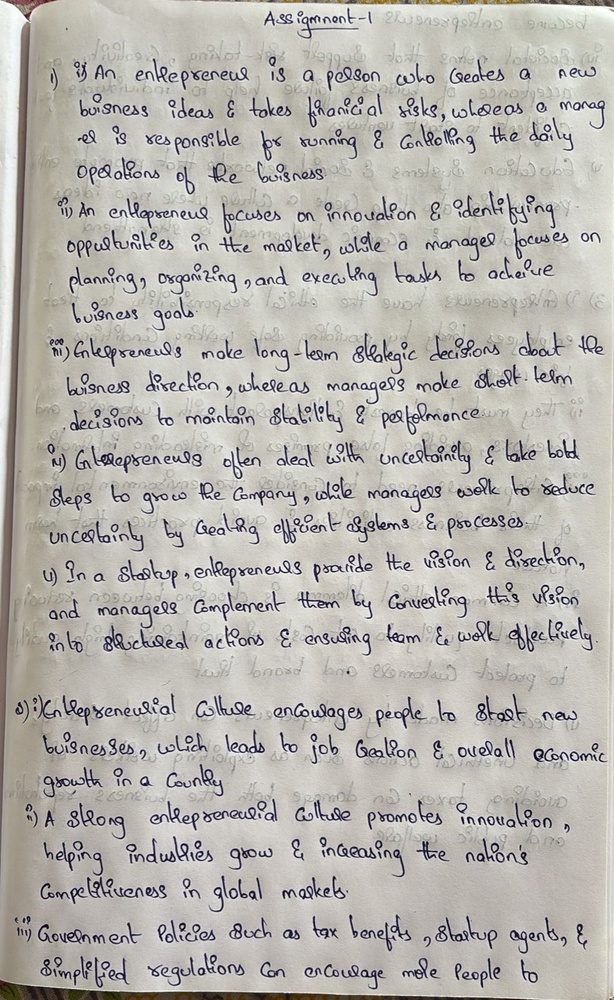
#> input picture ocr_tests/samples/blue_ink/charumathi.jpeg, 614 x 1000 px, shrunk from 982 x 1599 before the run
$ python -i pipeline.py   (imports and definitions only)
#> lines starting #> are read from the running program, lines starting #| are printed output that depends on the picture; after the words box and inside, x2 and y2 are one past the last pixel; in counts of white or black regions, pixels touching at a corner belong together
import os

import cv2
import numpy as np

from app.core.exceptions import (
    CorruptedImageError,
    ImageTooLargeError,
    InvalidImageError
)


class ImageProcessingPipeline:
    """
    INK AI image-processing pipeline.

    Main pipeline:

        Load
          ↓
        Validate
          ↓
        Auto Brightness
          ↓
        Auto Contrast
          ↓
        Perspective Correction
          ↓
        Deskew
          ↓
        Noise Removal
          ↓
        Shadow Removal
          ↓
        Background Cleaning
          ↓
        Sharpen
          ↓
        Threshold
          ↓
        Save

    Edge detection and line detection are auxiliary
    operations used for document analysis.
    """

    def __init__(self, options=None):
        self.options = options

    # =========================================================
    # STEP 5 — LOAD IMAGE
    # =========================================================

    def load_image(self, input_path):
        """
        Load an image from disk.

        Raises a specific error when the file cannot
        be found or decoded.
        """

        if not input_path or not os.path.isfile(
            input_path
        ):
            raise InvalidImageError(
                "Unable to process image."
            )

        image = cv2.imread(
            input_path
        )

        if image is None:
            raise CorruptedImageError(
                "This image appears to be corrupted."
            )

        return image

    # =========================================================
    # IMAGE VALIDATION
    # =========================================================

    def validate_image(self, image):
        """
        Validate image dimensions and resolution.

        Raises a specific error when the image is invalid
        or exceeds the maximum allowed resolution.
        """

        if image is None:
            raise InvalidImageError(
                "Unable to process image."
            )

        if image.size == 0:
            raise InvalidImageError(
                "Unable to process image."
            )

        if len(image.shape) < 2:
            raise InvalidImageError(
                "Unable to process image."
            )

        height, width = image.shape[:2]

        if height < 10 or width < 10:
            raise InvalidImageError(
                "Unable to process image."
            )

        # ---------------------------------------------
        # Maximum image resolution
        # ---------------------------------------------

        max_pixels = 40_000_000

        if height * width > max_pixels:
            raise ImageTooLargeError(
                "Image resolution is too large."
            )

        return image

    # =========================================================
    # STEP 8 — GRAYSCALE
    # =========================================================

    def grayscale(self, image):
        """
        Convert BGR image to grayscale.
        """

        if image is None:
            raise ValueError(
                "Cannot convert an empty image to grayscale."
            )

        if len(image.shape) == 2:
            return image

        return cv2.cvtColor(
            image,
            cv2.COLOR_BGR2GRAY
        )

    # =========================================================
    # STEP 6 — AUTO BRIGHTNESS
    # =========================================================

    def auto_brightness(self, image):
        """
        Automatically normalize brightness using LAB
        luminance.
        """

        if image is None:
            raise ValueError(
                "Cannot adjust brightness of an empty image."
            )

        if len(image.shape) == 2:

            mean_brightness = float(
                np.mean(image)
            )

            target = 145.0

            adjustment = (
                target -
                mean_brightness
            )

            if abs(adjustment) < 10:
                return image

            adjustment = float(
                np.clip(
                    adjustment,
                    -35,
                    35
                )
            )

            adjusted = (
                image.astype(np.float32)
                + adjustment
            )

            return np.clip(
                adjusted,
                0,
                255
            ).astype(np.uint8)

        lab = cv2.cvtColor(
            image,
            cv2.COLOR_BGR2LAB
        )

        l_channel, a_channel, b_channel = cv2.split(
            lab
        )

        mean_luminance = float(
            np.mean(l_channel)
        )

        target_luminance = 145.0

        adjustment = (
            target_luminance -
            mean_luminance
        )

        if abs(adjustment) < 10:
            return image

        adjustment = float(
            np.clip(
                adjustment,
                -35,
                35
            )
        )

        adjusted_l = (
            l_channel.astype(np.float32)
            + adjustment
        )

        adjusted_l = np.clip(
            adjusted_l,
            0,
            255
        ).astype(np.uint8)

        adjusted_lab = cv2.merge(
            [
                adjusted_l,
                a_channel,
                b_channel
            ]
        )

        return cv2.cvtColor(
            adjusted_lab,
            cv2.COLOR_LAB2BGR
        )

    # =========================================================
    # STEP 7 — AUTO CONTRAST
    # =========================================================

    def auto_contrast(self, image):
        """
        Improve local contrast using CLAHE.
        """

        if image is None:
            raise ValueError(
                "Cannot adjust contrast of an empty image."
            )

        clahe = cv2.createCLAHE(
            clipLimit=2.0,
            tileGridSize=(8, 8)
        )

        if len(image.shape) == 2:
            return clahe.apply(image)

        lab = cv2.cvtColor(
            image,
            cv2.COLOR_BGR2LAB
        )

        l_channel, a_channel, b_channel = cv2.split(
            lab
        )

        enhanced_l = clahe.apply(
            l_channel
        )

        enhanced_lab = cv2.merge(
            [
                enhanced_l,
                a_channel,
                b_channel
            ]
        )

        return cv2.cvtColor(
            enhanced_lab,
            cv2.COLOR_LAB2BGR
        )

    # =========================================================
    # STEP 9 — PERSPECTIVE CORRECTION
    # =========================================================

    def perspective_correction(self, image):
        """
        Detect a page-like contour and correct perspective.
        """

        if image is None:
            raise ValueError(
                "Cannot correct perspective of an empty image."
            )

        original = image.copy()

        edges = self.edge_detection(
            image
        )

        contours, _ = cv2.findContours(
            edges,
            cv2.RETR_LIST,
            cv2.CHAIN_APPROX_SIMPLE
        )

        if not contours:
            return original

        contours = sorted(
            contours,
            key=cv2.contourArea,
            reverse=True
        )

        image_area = (
            image.shape[0] *
            image.shape[1]
        )

        page_contour = None

        for contour in contours[:20]:

            area = cv2.contourArea(
                contour
            )

            if area < image_area * 0.20:
                continue

            perimeter = cv2.arcLength(
                contour,
                True
            )

            approximation = cv2.approxPolyDP(
                contour,
                0.02 * perimeter,
                True
            )

            if len(approximation) == 4:
                page_contour = approximation
                break

        if page_contour is None:
            return original

        points = page_contour.reshape(
            4,
            2
        ).astype(np.float32)

        ordered_points = self._order_points(
            points
        )

        (
            top_left,
            top_right,
            bottom_right,
            bottom_left
        ) = ordered_points

        width_top = np.linalg.norm(
            top_right - top_left
        )

        width_bottom = np.linalg.norm(
            bottom_right - bottom_left
        )

        max_width = int(
            max(
                width_top,
                width_bottom
            )
        )

        height_left = np.linalg.norm(
            bottom_left - top_left
        )

        height_right = np.linalg.norm(
            bottom_right - top_right
        )

        max_height = int(
            max(
                height_left,
                height_right
            )
        )

        if max_width <= 0 or max_height <= 0:
            return original

        destination = np.array(
            [
                [0, 0],
                [max_width - 1, 0],
                [
                    max_width - 1,
                    max_height - 1
                ],
                [0, max_height - 1]
            ],
            dtype=np.float32
        )

        matrix = cv2.getPerspectiveTransform(
            ordered_points,
            destination
        )

        return cv2.warpPerspective(
            image,
            matrix,
            (
                max_width,
                max_height
            )
        )

    # =========================================================
    # PERSPECTIVE HELPER
    # =========================================================

    # [45 lines left out: function _order_points, not called in this run]

    # =========================================================
    # STEP 10 — DESKEW
    # =========================================================

    def deskew(self, image):
        """
        Correct dominant text rotation.
        """

        if image is None:
            raise ValueError(
                "Cannot deskew an empty image."
            )

        gray = self.grayscale(
            image
        )

        blurred = cv2.GaussianBlur(
            gray,
            (3, 3),
            0
        )

        _, binary = cv2.threshold(
            blurred,
            0,
            255,
            cv2.THRESH_BINARY_INV +
            cv2.THRESH_OTSU
        )

        kernel = cv2.getStructuringElement(
            cv2.MORPH_RECT,
            (3, 3)
        )

        binary = cv2.morphologyEx(
            binary,
            cv2.MORPH_OPEN,
            kernel,
            iterations=1
        )

        coordinates = np.column_stack(
            np.where(binary > 0)
        )

        if len(coordinates) < 50:
            return image

        points = np.column_stack(
            (
                coordinates[:, 1],
                coordinates[:, 0]
            )
        ).astype(np.float32)

        rect = cv2.minAreaRect(
            points
        )

        angle = rect[-1]

        if angle < -45:
            angle = 90 + angle

        if abs(angle) < 0.5:
            return image

        if abs(angle) > 15:
            return image

        height, width = image.shape[:2]

        center = (
            width // 2,
            height // 2
        )

        rotation_matrix = cv2.getRotationMatrix2D(
            center,
            angle,
            1.0
        )

        cos = abs(
            rotation_matrix[0, 0]
        )

        sin = abs(
            rotation_matrix[0, 1]
        )

        new_width = int(
            (height * sin) +
            (width * cos)
        )

        new_height = int(
            (height * cos) +
            (width * sin)
        )

        rotation_matrix[0, 2] += (
            new_width / 2
        ) - center[0]

        rotation_matrix[1, 2] += (
            new_height / 2
        ) - center[1]

        return cv2.warpAffine(
            image,
            rotation_matrix,
            (
                new_width,
                new_height
            ),
            flags=cv2.INTER_CUBIC,
            borderMode=cv2.BORDER_CONSTANT,
            borderValue=(255, 255, 255)
        )

    # =========================================================
    # STEP 11 — NOISE REMOVAL
    # =========================================================

    def noise_removal(self, image):
        """
        Mild noise removal.
        """

        if image is None:
            raise ValueError(
                "Cannot remove noise from an empty image."
            )

        return cv2.medianBlur(
            image,
            3
        )

    # =========================================================
    # STEP 12 — SHADOW REMOVAL
    # =========================================================

    def shadow_removal(self, image):
        """
        Normalize uneven illumination.
        """

        if image is None:
            raise ValueError(
                "Cannot remove shadows from an empty image."
            )

        gray = self.grayscale(
            image
        )

        kernel = cv2.getStructuringElement(
            cv2.MORPH_ELLIPSE,
            (21, 21)
        )

        background = cv2.morphologyEx(
            gray,
            cv2.MORPH_CLOSE,
            kernel
        )

        normalized = cv2.divide(
            gray,
            background,
            scale=255
        )

        return cv2.GaussianBlur(
            normalized,
            (3, 3),
            0
        )

    # =========================================================
    # STEP 13 — BACKGROUND CLEANING
    # =========================================================

    def background_cleaning(self, image):
        """
        Reduce paper/background variation.
        """

        if image is None:
            raise ValueError(
                "Cannot clean an empty image."
            )

        gray = self.grayscale(
            image
        )

        kernel = cv2.getStructuringElement(
            cv2.MORPH_RECT,
            (15, 15)
        )

        background = cv2.morphologyEx(
            gray,
            cv2.MORPH_OPEN,
            kernel
        )

        cleaned = cv2.subtract(
            background,
            gray
        )

        cleaned = cv2.normalize(
            cleaned,
            None,
            0,
            255,
            cv2.NORM_MINMAX
        )

        return cv2.bitwise_not(
            cleaned
        )

    # =========================================================
    # STEP 14 — SHARPEN
    # =========================================================

    def sharpen(self, image):
        """
        Controlled unsharp masking.
        """

        if image is None:
            raise ValueError(
                "Cannot sharpen an empty image."
            )

        blurred = cv2.GaussianBlur(
            image,
            (0, 0),
            sigmaX=1.0
        )

        return cv2.addWeighted(
            image,
            1.5,
            blurred,
            -0.5,
            0
        )

    # =========================================================
    # STEP 15 — THRESHOLD
    # =========================================================

    def threshold(self, image):
        """
        Adaptive thresholding for handwriting photographs.
        """

        if image is None:
            raise ValueError(
                "Cannot threshold an empty image."
            )

        gray = self.grayscale(
            image
        )

        blurred = cv2.GaussianBlur(
            gray,
            (3, 3),
            0
        )

        return cv2.adaptiveThreshold(
            blurred,
            255,
            cv2.ADAPTIVE_THRESH_GAUSSIAN_C,
            cv2.THRESH_BINARY,
            31,
            11
        )

    # =========================================================
    # STEP 16 — EDGE DETECTION
    # =========================================================

    def edge_detection(self, image):
        """
        Detect edges using Canny.

        This is an intermediate representation and should
        not normally be sent directly to OCR.
        """

        if image is None:
            raise ValueError(
                "Cannot detect edges in an empty image."
            )

        gray = self.grayscale(
            image
        )

        blurred = cv2.GaussianBlur(
            gray,
            (5, 5),
            0
        )

        edges = cv2.Canny(
            blurred,
            50,
            150
        )

        return edges

    # =========================================================
    # STEP 17 — LINE DETECTION
    # =========================================================

    # [131 lines left out: function detect_text_lines, not called in this run]

    # =========================================================
    # SAVE IMAGE
    # =========================================================

    def save_image(self, image, output_path):
        """
        Save processed image.
        """

        if image is None:
            raise ValueError(
                "Cannot save an empty image."
            )

        success = cv2.imwrite(
            output_path,
            image
        )

        if not success:
            raise ValueError(
                f"Unable to save processed image: "
                f"{output_path}"
            )

        return output_path

    # =========================================================
    # COMPLETE PIPELINE
    # =========================================================

    def process_image(
        self,
        input_path,
        output_path
    ):
        """
        Execute the complete processing pipeline.
        """

        image = self.load_image(
            input_path
        )
#> in load_image, image is the input picture: shape (1000, 614, 3); mean B, G, R 175.2, 180.6, 183.3

        image = self.validate_image(
            image
        )

        if self._enabled(
            "auto_brightness"
        ):
            image = self.auto_brightness(
                image
            )
#> in auto_brightness, `l_channel, a_channel, b_channel = cv2.split( lab )`:
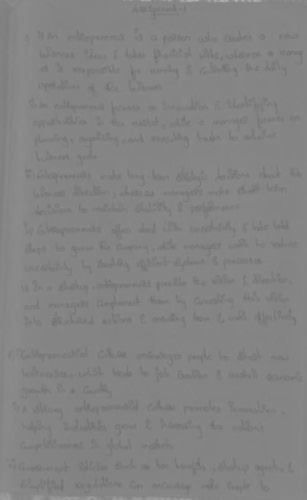
#> b_channel: shape (1000, 614) (shown at 1/2 size); min 107, max 183, mean 131.1
#> in auto_brightness, `mean_luminance = float( np.mean(l_channel) )`: mean_luminance = 186.8
#> in auto_brightness, `adjustment = ( target_luminance - mean_luminance )`: adjustment = -41.76
#> in auto_brightness, `adjustment = float( np.clip( adjustment, -35, 35 ) )`: adjustment = -35
#> in auto_brightness, `adjusted_l = np.clip( adjusted_l, 0, 255 ).astype(np.uint8)`:
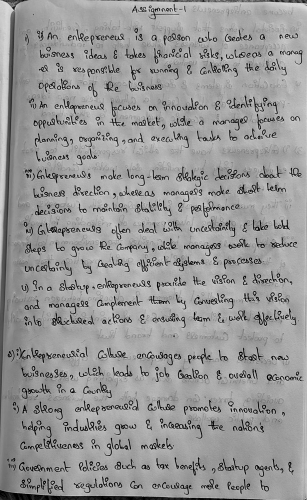
#> adjusted_l: shape (1000, 614) (shown at 1/2 size); min 0, max 220, mean 152

        if self._enabled(
            "auto_contrast"
        ):
            image = self.auto_contrast(
                image
            )
#> in auto_contrast, `return cv2.cvtColor( enhanced_lab, cv2.COLOR_LAB2BGR )`:
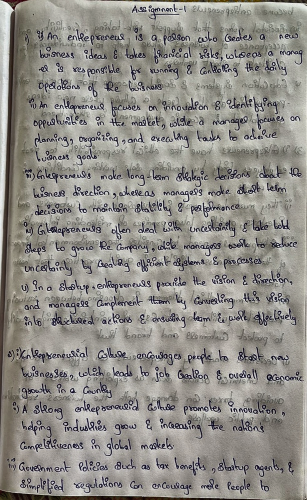
#> returned value: shape (1000, 614, 3) (shown at 1/2 size); mean B, G, R 137.1, 142.4, 144.9

        if self._enabled(
            "perspective"
        ):
            image = self.perspective_correction(
                image
            )
#> in edge_detection, `blurred = cv2.GaussianBlur( gray, (5, 5), 0 )`:
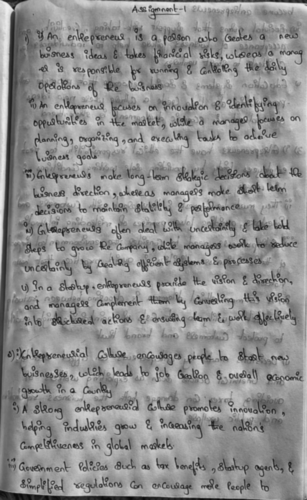
#> blurred: shape (1000, 614) (shown at 1/2 size); min 6, max 239, mean 142.6
#> in edge_detection, `edges = cv2.Canny( blurred, 50, 150 )`:
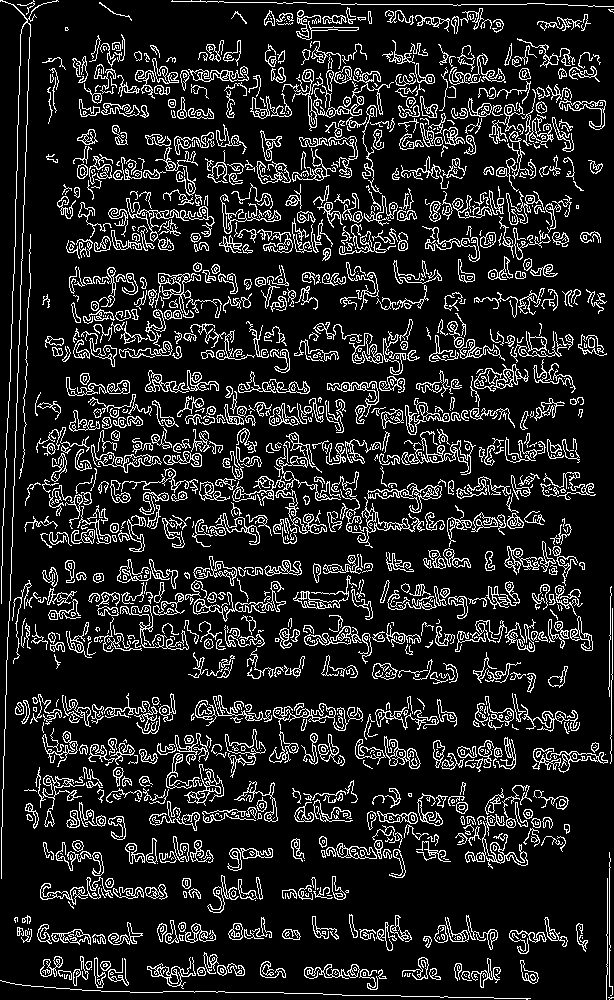
#> edges: shape (1000, 614); 13.7% white in thin lines or dots
#> in perspective_correction, `contours, _ = cv2.findContours( edges, cv2.RETR_LIST, cv2.CHAIN_APPROX..`: contours = 2856 contours, 1826 with area under 20; largest, box (x1, y1, x2, y2) and area: (274, 447, 341, 534) 589, (465, 821, 528, 869) 471, (313, 71, 394, 118) 463, (188, 66, 249, 82) 445, (331, 381, 379, 424) 438
#> the loop in perspective_correction, `for contour in contours[:20]: ` made 20 passes
#> area on passes 1 to 8: 589, 471, 463, 445, 437.5, 437.5, 432.5, 430

        if self._enabled(
            "deskew"
        ):
            image = self.deskew(
                image
            )
#> in deskew, `_, binary = cv2.threshold( blurred, 0, 255, cv2.THRESH_BINARY_INV + cv..`:
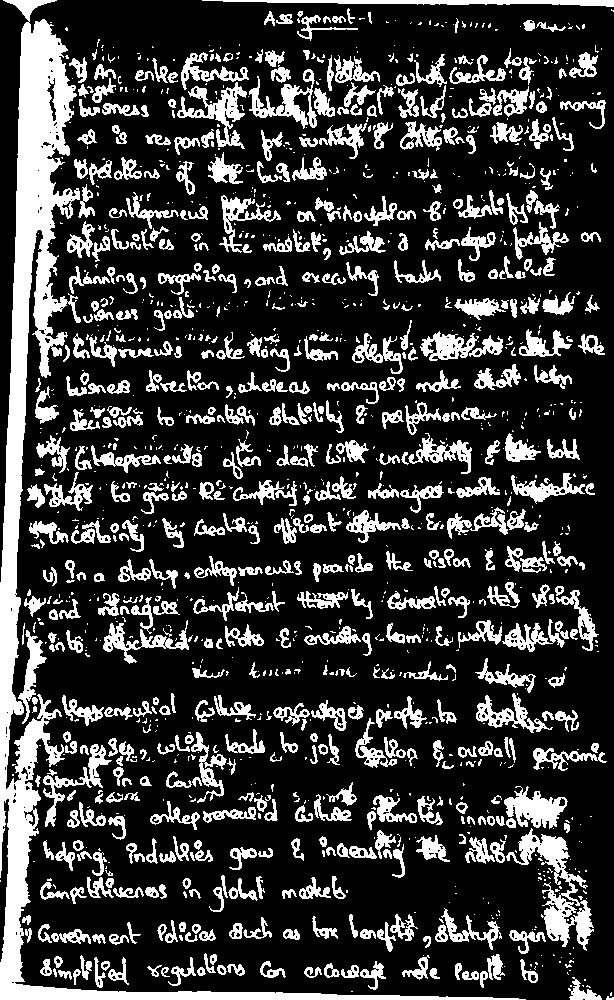
#> binary: shape (1000, 614); 22.7% white; 1432 white regions (819 under 20 px), largest, box (x1, y1, x2, y2) and area: (0, 0, 526, 1000) 30705, (506, 828, 594, 951) 3104, (202, 0, 614, 7) 1571
#> in deskew, `coordinates = np.column_stack( np.where(binary > 0) )`: coordinates = 106626 pairs, first value 0 to 999, second value 0 to 613
#> (the rest of the program and of its run is left out)
